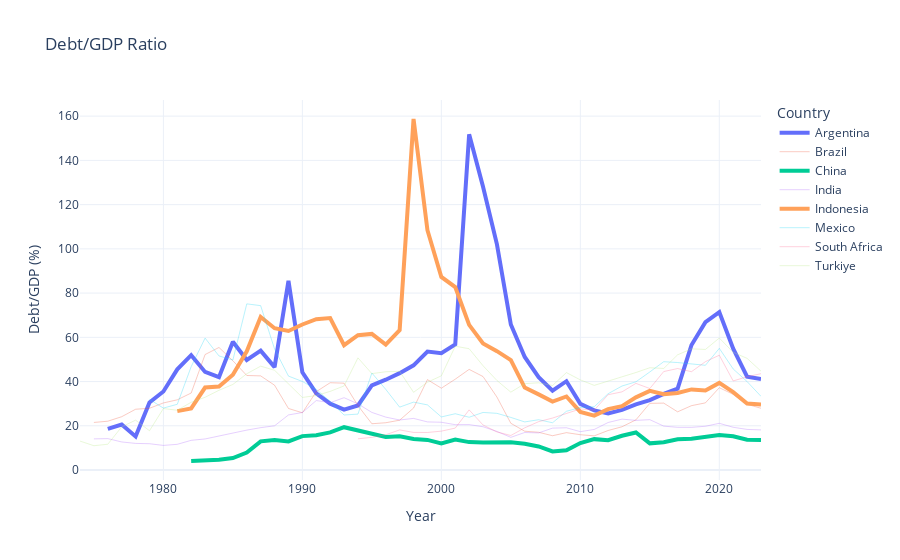

Write notebook code for a chart like this one.
### Code cell
# Countries to highlight
highlight_countries = ['China', 'Indonesia', 'Argentina']

# Create the interactive line plot for Debt/GDP Ratio
fig = px.line(
    df_final,
    x='Year',
    y='Debt_to_GDP_Ratio',
    color='Country',
    title='Debt/GDP Ratio',
    labels={
        "Debt_to_GDP_Ratio": "Debt/GDP (%)"
    },
    template='plotly_white'
)

# Highlight China, Indonesia, and Argentina: Iterate through each trace and modify its properties
for trace in fig.data:
    # Check if the current trace's name (country) is one of the countries to highlight
    if trace.name in highlight_countries:
        # Make the lines for these countries thicker
        trace.line.width = 4
        # Optionally, you can set a specific color here if you want them all to be the same highlight color,
        # otherwise, Plotly will keep their default assigned colors which are often distinct enough.
        # Example: trace.line.color = 'blue'
    else:
        # Make other country lines thinner and semi-transparent
        trace.opacity = 0.3
        trace.line.width = 1

fig.write_html('interactive-plot/Debt_GDP_Indonesia_Argentina_China.html')
fig.show()

### Figure 1 — Plotly figure (JSON) as saved in the notebook; plotly's stock layout.template omitted (floating-point values rounded to 4 significant figures)
{"data": [{"hovertemplate": "Country=Argentina<br>Year=%{x}<br>Debt/GDP (%)=%{y}<extra></extra>", "legendgroup": "Argentina", "line": {"color": "#636efa", "dash": "solid", "width": 4}, "marker": {"symbol": "circle"}, "mode": "lines", "name": "Argentina", "orientation": "v", "showlegend": true, "type": "scatter", "x": [1976, 1977, 1978, 1979, 1980, 1981, 1982, 1983, 1984, 1985, 1986, 1987, 1988, 1989, 1990, 1991, 1992, 1993, 1994, 1995, 1996, 1997, 1998, 1999, 2000, 2001, 2002, 2003, 2004, 2005, 2006, 2007, 2008, 2009, 2010, 2011, 2012, 2013, 2014, 2015, 2016, 2017, 2018, 2019, 2020, 2021, 2022, 2023], "xaxis": "x", "y": [18.57, 20.56, 15.17, 30.58, 35.5, 45.51, 51.94, 44.34, 41.96, 58.03, 49.77, 53.97, 46.51, 85.53, 44.2, 34.62, 29.99, 27.32, 29.17, 38.28, 40.84, 43.79, 47.33, 53.58, 52.8, 56.81, 151.8, 128.1, 102.0, 65.81, 51.14, 42.02, 35.89, 40.15, 29.89, 26.95, 25.62, 27.21, 29.71, 31.61, 34.39, 36.77, 56.54, 66.86, 71.41, 54.83, 42.18, 41.2], "yaxis": "y"}, {"hovertemplate": "Country=Brazil<br>Year=%{x}<br>Debt/GDP (%)=%{y}<extra></extra>", "legendgroup": "Brazil", "line": {"color": "#EF553B", "dash": "solid", "width": 1}, "marker": {"symbol": "circle"}, "mode": "lines", "name": "Brazil", "opacity": 0.3, "orientation": "v", "showlegend": true, "type": "scatter", "x": [1975, 1976, 1977, 1978, 1979, 1980, 1981, 1982, 1983, 1984, 1985, 1986, 1987, 1988, 1989, 1990, 1991, 1992, 1993, 1994, 1995, 1996, 1997, 1998, 1999, 2000, 2001, 2002, 2003, 2004, 2005, 2006, 2007, 2008, 2009, 2010, 2011, 2012, 2013, 2014, 2015, 2016, 2017, 2018, 2019, 2020, 2021, 2022, 2023], "xaxis": "x", "y": [21.5, 22.07, 24.1, 27.48, 27.92, 30.32, 31.75, 34.8, 52.21, 55.41, 49.4, 42.75, 42.56, 38.34, 27.83, 25.87, 35.42, 39.47, 39.26, 29.1, 20.92, 21.38, 22.53, 28.02, 40.88, 37.0, 41.07, 45.5, 42.26, 32.97, 21.13, 17.54, 17.07, 15.51, 16.9, 15.95, 15.44, 17.87, 19.56, 22.68, 30.15, 30.25, 26.31, 29.1, 30.36, 37.21, 34.21, 29.69, 27.93], "yaxis": "y"}, {"hovertemplate": "Country=China<br>Year=%{x}<br>Debt/GDP (%)=%{y}<extra></extra>", "legendgroup": "China", "line": {"color": "#00cc96", "dash": "solid", "width": 4}, "marker": {"symbol": "circle"}, "mode": "lines", "name": "China", "orientation": "v", "showlegend": true, "type": "scatter", "x": [1982, 1983, 1984, 1985, 1986, 1987, 1988, 1989, 1990, 1991, 1992, 1993, 1994, 1995, 1996, 1997, 1998, 1999, 2000, 2001, 2002, 2003, 2004, 2005, 2006, 2007, 2008, 2009, 2010, 2011, 2012, 2013, 2014, 2015, 2016, 2017, 2018, 2019, 2020, 2021, 2022, 2023], "xaxis": "x", "y": [4.076, 4.167, 4.651, 5.396, 7.887, 12.95, 13.59, 12.92, 15.32, 15.72, 16.99, 19.36, 17.84, 16.11, 14.94, 15.28, 14.01, 13.6, 12.05, 13.76, 12.61, 12.48, 12.65, 12.5, 11.86, 10.64, 8.411, 8.909, 12.2, 13.96, 13.46, 15.47, 16.98, 12.06, 12.59, 13.9, 14.12, 14.81, 15.84, 15.29, 13.69, 13.6], "yaxis": "y"}, {"hovertemplate": "Country=India<br>Year=%{x}<br>Debt/GDP (%)=%{y}<extra></extra>", "legendgroup": "India", "line": {"color": "#ab63fa", "dash": "solid", "width": 1}, "marker": {"symbol": "circle"}, "mode": "lines", "name": "India", "opacity": 0.3, "orientation": "v", "showlegend": true, "type": "scatter", "x": [1975, 1976, 1977, 1978, 1979, 1980, 1981, 1982, 1983, 1984, 1985, 1986, 1987, 1988, 1989, 1990, 1991, 1992, 1993, 1994, 1995, 1996, 1997, 1998, 1999, 2000, 2001, 2002, 2003, 2004, 2005, 2006, 2007, 2008, 2009, 2010, 2011, 2012, 2013, 2014, 2015, 2016, 2017, 2018, 2019, 2020, 2021, 2022, 2023], "xaxis": "x", "y": [14.08, 14.2, 12.69, 12.03, 11.89, 11.12, 11.62, 13.42, 14.04, 15.44, 16.75, 18.04, 19.15, 19.99, 24.9, 26.01, 31.41, 30.46, 32.7, 29.91, 26.04, 23.92, 22.62, 23.34, 21.75, 21.59, 20.5, 20.53, 19.56, 17.44, 14.77, 16.97, 16.77, 18.94, 19.1, 17.33, 18.34, 21.48, 23.01, 22.44, 22.76, 19.85, 19.29, 19.28, 19.78, 21.12, 19.32, 18.35, 18.13], "yaxis": "y"}, {"hovertemplate": "Country=Indonesia<br>Year=%{x}<br>Debt/GDP (%)=%{y}<extra></extra>", "legendgroup": "Indonesia", "line": {"color": "#FFA15A", "dash": "solid", "width": 4}, "marker": {"symbol": "circle"}, "mode": "lines", "name": "Indonesia", "orientation": "v", "showlegend": true, "type": "scatter", "x": [1981, 1982, 1983, 1984, 1985, 1986, 1987, 1988, 1989, 1990, 1991, 1992, 1993, 1994, 1995, 1996, 1997, 1998, 1999, 2000, 2001, 2002, 2003, 2004, 2005, 2006, 2007, 2008, 2009, 2010, 2011, 2012, 2013, 2014, 2015, 2016, 2017, 2018, 2019, 2020, 2021, 2022, 2023], "xaxis": "x", "y": [26.62, 27.88, 37.3, 37.74, 43.05, 53.67, 69.18, 64.12, 62.87, 65.81, 68.19, 68.73, 56.43, 60.95, 61.54, 56.74, 63.19, 158.7, 108.4, 87.29, 82.71, 65.65, 57.24, 53.75, 49.72, 37.3, 34.2, 30.95, 33.25, 26.26, 24.6, 27.52, 28.89, 32.84, 35.76, 34.24, 34.82, 36.44, 35.96, 39.38, 35.22, 30.02, 29.61], "yaxis": "y"}, {"hovertemplate": "Country=Mexico<br>Year=%{x}<br>Debt/GDP (%)=%{y}<extra></extra>", "legendgroup": "Mexico", "line": {"color": "#19d3f3", "dash": "solid", "width": 1}, "marker": {"symbol": "circle"}, "mode": "lines", "name": "Mexico", "opacity": 0.3, "orientation": "v", "showlegend": true, "type": "scatter", "x": [1979, 1980, 1981, 1982, 1983, 1984, 1985, 1986, 1987, 1988, 1989, 1990, 1991, 1992, 1993, 1994, 1995, 1996, 1997, 1998, 1999, 2000, 2001, 2002, 2003, 2004, 2005, 2006, 2007, 2008, 2009, 2010, 2011, 2012, 2013, 2014, 2015, 2016, 2017, 2018, 2019, 2020, 2021, 2022, 2023], "xaxis": "x", "y": [31.94, 28.01, 29.72, 46.74, 59.65, 51.57, 49.71, 75.12, 74.32, 54.73, 42.46, 40.04, 36.48, 30.97, 24.87, 25.27, 43.86, 36.46, 28.44, 30.7, 29.44, 24.0, 25.45, 23.86, 26.03, 25.63, 23.78, 21.74, 22.74, 21.37, 26.56, 28.26, 28.62, 34.5, 37.98, 39.88, 44.34, 48.98, 48.6, 47.92, 47.35, 55.01, 45.68, 39.98, 33.31], "yaxis": "y"}, {"hovertemplate": "Country=South Africa<br>Year=%{x}<br>Debt/GDP (%)=%{y}<extra></extra>", "legendgroup": "South Africa", "line": {"color": "#FF6692", "dash": "solid", "width": 1}, "marker": {"symbol": "circle"}, "mode": "lines", "name": "South Africa", "opacity": 0.3, "orientation": "v", "showlegend": true, "type": "scatter", "x": [1994, 1995, 1996, 1997, 1998, 1999, 2000, 2001, 2002, 2003, 2004, 2005, 2006, 2007, 2008, 2009, 2010, 2011, 2012, 2013, 2014, 2015, 2016, 2017, 2018, 2019, 2020, 2021, 2022, 2023], "xaxis": "x", "y": [14.12, 14.77, 15.96, 18.13, 17.0, 16.97, 17.57, 18.96, 27.19, 20.36, 17.2, 15.61, 19.07, 21.86, 23.49, 25.59, 27.63, 27.09, 34.06, 35.33, 39.17, 36.84, 44.52, 45.88, 44.46, 48.99, 51.9, 40.26, 42.2, 43.55], "yaxis": "y"}, {"hovertemplate": "Country=Turkiye<br>Year=%{x}<br>Debt/GDP (%)=%{y}<extra></extra>", "legendgroup": "Turkiye", "line": {"color": "#B6E880", "dash": "solid", "width": 1}, "marker": {"symbol": "circle"}, "mode": "lines", "name": "Turkiye", "opacity": 0.3, "orientation": "v", "showlegend": true, "type": "scatter", "x": [1974, 1975, 1976, 1977, 1978, 1979, 1980, 1981, 1982, 1983, 1984, 1985, 1986, 1987, 1988, 1989, 1990, 1991, 1992, 1993, 1994, 1995, 1996, 1997, 1998, 1999, 2000, 2001, 2002, 2003, 2004, 2005, 2006, 2007, 2008, 2009, 2010, 2011, 2012, 2013, 2014, 2015, 2016, 2017, 2018, 2019, 2020, 2021, 2022, 2023], "xaxis": "x", "y": [13.08, 10.99, 11.66, 19.52, 22.54, 17.77, 27.8, 27.02, 30.63, 32.88, 36.05, 38.69, 43.52, 46.96, 45.11, 38.81, 32.81, 33.68, 35.55, 38.03, 50.71, 43.58, 44.43, 44.62, 35.14, 39.7, 42.58, 55.98, 54.84, 47.16, 40.47, 35.21, 39.05, 39.44, 38.22, 44.05, 40.76, 38.27, 40.13, 41.99, 44.08, 46.25, 45.91, 52.09, 54.79, 54.52, 59.66, 53.22, 50.48, 44.7], "yaxis": "y"}], "layout": {"legend": {"title": {"text": "Country"}, "tracegroupgap": 0}, "title": {"text": "Debt/GDP Ratio"}, "xaxis": {"anchor": "y", "domain": [0, 1], "title": {"text": "Year"}}, "yaxis": {"anchor": "x", "domain": [0, 1], "title": {"text": "Debt/GDP (%)"}}}}
